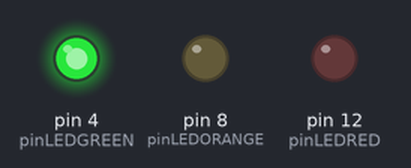
The sketch below on a simulated Arduino Uno, built with avr-gcc and run on an emulated ATmega328P. Parts: output pins drawn as LEDs (lit = HIGH).

Above: at 0.1 s.
At 13.1 s:
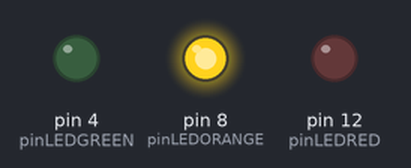
At 35.1 s:
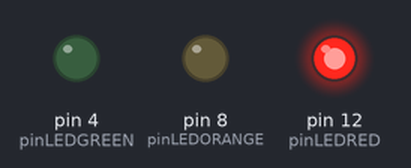
Timing chart, 0 to 36.6 s (numbered marks = the images above):
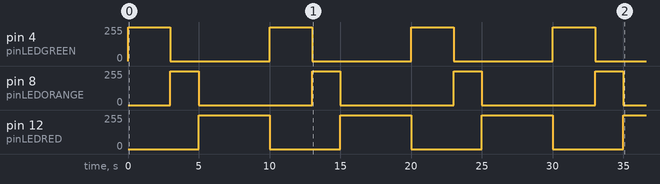

Measured:
- by itself, pin 4 (pinLEDGREEN): alternates 255/255 for 3.0 s and 0/255 for 7.0 s
- by itself, pin 8 (pinLEDORANGE): alternates 255/255 for 2.0 s and 0/255 for 8.0 s
- by itself, pin 12 (pinLEDRED): alternates 255/255 for 5.0 s and 0/255 for 5.0 s

The sketch:

aula_31_atividade_1.ino
```cpp
// C++ code
//
#define pinLEDRED 12
#define pinLEDORANGE 8
#define pinLEDGREEN 4
#define tempoLEDRED  5000
#define tempoLEDORANGE  2000
#define tempoLEDGREEN  3000
unsigned long tempoms;
unsigned  tempoInicial= 0;
char faseSemaforo = 0;

void setup()
{
  pinMode(pinLEDRED, OUTPUT);
  pinMode(pinLEDORANGE, OUTPUT);
  pinMode(pinLEDGREEN, OUTPUT);

}

void loop()
{

   tempoms = millis();

 if(faseSemaforo == 0){
 digitalWrite(pinLEDRED, LOW);
 digitalWrite(pinLEDORANGE, LOW);
 digitalWrite(pinLEDGREEN, HIGH);
 if(tempoms - tempoInicial >= tempoLEDGREEN)
 {
 tempoInicial = tempoms;
 faseSemaforo = 1;
  }}

  if(faseSemaforo == 1){
  digitalWrite(pinLEDRED, LOW);
  digitalWrite(pinLEDORANGE, HIGH);
  digitalWrite(pinLEDGREEN, LOW);
  if(tempoms - tempoInicial >= tempoLEDORANGE)
  {
  tempoInicial = tempoms;
  faseSemaforo = 2;
  }}

  if(faseSemaforo == 2){
  digitalWrite(pinLEDRED, HIGH);
  digitalWrite(pinLEDORANGE, LOW);
  digitalWrite(pinLEDGREEN, LOW);
  if(tempoms - tempoInicial >= tempoLEDRED)
  {
  tempoInicial = tempoms;
  faseSemaforo = 0;


  }}

}
```
